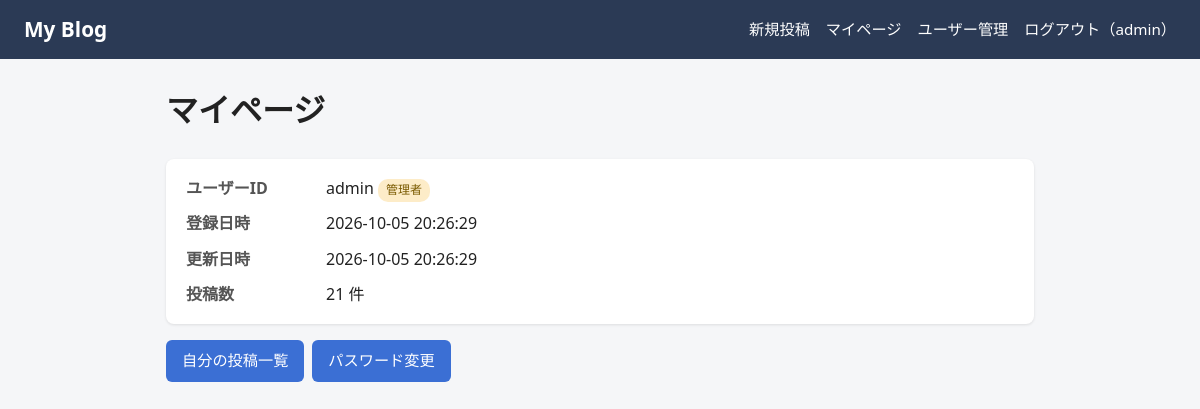
The app's page /auth/mypage (signed in) with its own data.
### auth/models.py (models this page shows, shortened)
class User(db.Model):
    __tablename__ = "users"
    id = db.Column(db.Integer, primary_key=True)
    username = db.Column(db.String(50), unique=True, nullable=False, index=True)
    password_hash = db.Column(db.String(255), nullable=False)
    is_admin = db.Column(db.Boolean, nullable=False, default=False)
    is_deleted = db.Column(db.Boolean, nullable=False, default=False)  # 削除フラグ
    deleted_at = db.Column(db.DateTime, nullable=True)
    created_at = db.Column(db.DateTime, nullable=False, default=datetime.now)  # 登録日
    updated_at = db.Column(  # 更新日（変更時に自動で書き換わる）
        db.DateTime, nullable=False, default=datetime.now, onupdate=datetime.now
    )

### auth/routes.py (the view)
@bp.route("/mypage")
@login_required
def mypage():
    from blog.models import Post  # 循環依存を避けるため関数内で import
    post_count = (
        db.session.scalar(
            db.select(func.count())
            .select_from(Post)
            .where(Post.userid == g.user.username)
        )
        or 0
    )
    return render_template("auth/mypage.html", user=g.user, post_count=post_count)

### app.py (called while the page is built)
def _csrf_token():
    token = session.get("_csrf")
    if not token:
        token = secrets.token_urlsafe(32)
        session["_csrf"] = token
    return token

def _csrf_protect():
    if request.method in ("POST", "PUT", "PATCH", "DELETE"):
        sent = (request.form.get("csrf_token") or "").encode("utf-8")
        expected = (session.get("_csrf") or "").encode("utf-8")
        if not expected or not hmac.compare_digest(sent, expected):
            abort(400)

### auth/routes.py (called while the page is built)
@bp.before_app_request
def load_logged_in_user():
    g.user = None
    user_id = session.get("user_id")
    if user_id is not None:
        user = db.session.get(User, user_id)
        if user is not None and not user.is_deleted:
            g.user = user
        else:
            session.pop("user_id", None)

@bp.app_context_processor
def inject_current_user():
    return {"current_user": g.get("user")}

### auth/utils.py (called while the page is built)
def login_required(view):
    @wraps(view)
    def wrapped(*args, **kwargs):
        if g.get("user") is None:
            flash("ログインしてください。", "error")
            next_path = request.full_path.rstrip("?") if request.method == "GET" else None
            return redirect(url_for("auth.login", next=next_path))
        return view(*args, **kwargs)
    return wrapped

### blog/utils.py (called while the page is built)
def format_datetime(value, fmt="%Y-%m-%d %H:%M"):
    return value.strftime(fmt) if value else ""

### auth/templates/auth/mypage.html (shortened to what this page needs)
{% extends "base.html" %}
{% block content %}
<h1>マイページ</h1>
<div class="card">
  <dl class="profile">
    <dt>ユーザーID</dt>
    <dd>{{ user.username }}{% if user.is_admin %} <span class="badge admin">管理者</span>{% endif %}</dd>
    <dt>登録日時</dt>
    <dd>{{ user.created_at | dt("%Y-%m-%d %H:%M:%S") }}</dd>
    <dt>更新日時</dt>
    <dd>{{ user.updated_at | dt("%Y-%m-%d %H:%M:%S") }}</dd>
    <dt>投稿数</dt>
    <dd>{{ post_count }} 件</dd>
  </dl>
</div>
<div class="actions">
  <a class="btn" href="{{ url_for('blog.index', userid=user.username) }}">自分の投稿一覧</a>
  <a class="btn" href="{{ url_for('auth.change_password') }}">パスワード変更</a>
</div>
{% endblock %}

### templates/base.html (shortened to what this page needs)
<!doctype html>
<html lang="ja">
<head>
  <link rel="stylesheet" href="{{ url_for('static', filename='css/style.css') }}">
</head>
<body>
  <header class="site-header">
    <a class="logo" href="{{ url_for('blog.index') }}">My Blog</a>
    <nav class="nav">
      {% if current_user %}
        <a href="{{ url_for('blog.create') }}">新規投稿</a>
        <a href="{{ url_for('auth.mypage') }}">マイページ</a>
        {% if current_user.is_admin %}
          <a href="{{ url_for('admin.users') }}">ユーザー管理</a>
        {% endif %}
        <form method="post" action="{{ url_for('auth.logout') }}" class="inline-form">
          <button type="submit" class="link-button">ログアウト（{{ current_user.username }}）</button>
        </form>
      {% else %}
        <a href="{{ url_for('auth.login') }}">ログイン</a>
        <a href="{{ url_for('auth.register') }}">新規登録</a>
      {% endif %}
    </nav>
  </header>
  <main class="container">
    {% block content %}{% endblock %}
  </main>
</body>
</html>

### static/css/style.css (style rules this page uses)
* { box-sizing: border-box; }
body { margin: 0; font-family: system-ui, -apple-system, "Hiragino Sans", "Noto Sans JP", sans-serif; background: #f5f6f8; color: #222; line-height: 1.7; }
a { color: #2f5fb3; }
.site-header { display: flex; flex-wrap: wrap; justify-content: space-between; align-items: center; gap: 8px; padding: 12px 24px; background: #2b3a55; }
.site-header .logo { color: #fff; font-size: 1.3rem; font-weight: bold; text-decoration: none; }
.nav { display: flex; flex-wrap: wrap; align-items: center; gap: 16px; }
.nav a, .link-button { color: #fff; text-decoration: none; font-size: .95rem; }
.link-button { background: none; border: none; padding: 0; cursor: pointer; font-family: inherit; }
.inline-form { display: inline; margin: 0; }
.container { max-width: 900px; margin: 24px auto; padding: 0 16px; }
.card { background: #fff; padding: 16px 20px; margin-bottom: 16px; border-radius: 8px; box-shadow: 0 1px 3px rgba(0,0,0,.1); }
.btn { display: inline-block; padding: 8px 16px; background: #3b6fd4; color: #fff; border: none; border-radius: 6px; font-size: .95rem; font-family: inherit; text-decoration: none; cursor: pointer; }
.actions { display: flex; flex-wrap: wrap; gap: 8px; align-items: center; margin-top: 16px; }
.badge { display: inline-block; padding: 1px 8px; border-radius: 10px; font-size: .75rem; background: #e8ebf0; }
.badge.admin { background: #fdecc8; color: #7a5a00; }
.profile { display: grid; grid-template-columns: 8em 1fr; gap: 8px 12px; margin: 0; }
.profile dt { font-weight: bold; color: #555; }
.profile dd { margin: 0; }

### records on screen
User: username "admin", created_at|dt "2026-10-05 20:26:29", updated_at|dt "2026-10-05 20:26:29"

### other values on screen
{{ post_count }} "21"
